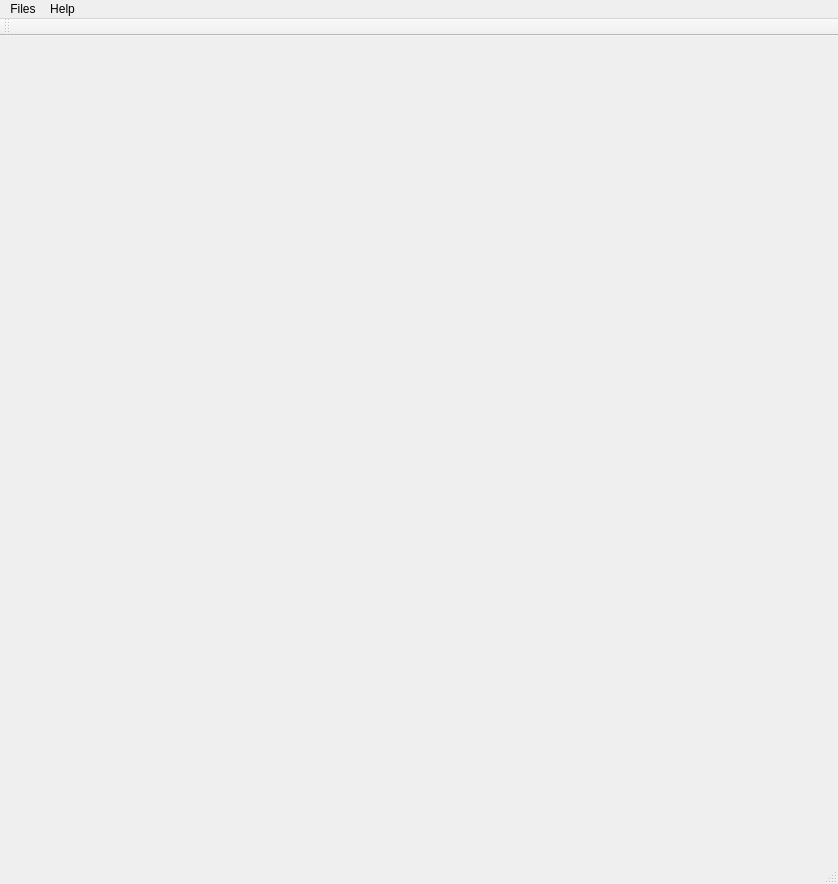
<?xml version="1.0" encoding="UTF-8"?>
<ui version="4.0">
 <class>MainWindow</class>
 <widget class="QMainWindow" name="MainWindow">
  <property name="geometry">
   <rect>
    <x>0</x>
    <y>0</y>
    <width>838</width>
    <height>884</height>
   </rect>
  </property>
  <property name="windowTitle">
   <string>MainWindow</string>
  </property>
  <widget class="QWidget" name="centralWidget">
   <widget class="GLWidget" name="glShowWidget" native="true">
    <property name="geometry">
     <rect>
      <x>20</x>
      <y>20</y>
      <width>800</width>
      <height>800</height>
     </rect>
    </property>
   </widget>
  </widget>
  <widget class="QMenuBar" name="menuBar">
   <property name="geometry">
    <rect>
     <x>0</x>
     <y>0</y>
     <width>838</width>
     <height>22</height>
    </rect>
   </property>
   <widget class="QMenu" name="menuFiles">
    <property name="title">
     <string>Files</string>
    </property>
    <addaction name="actionOpen"/>
   </widget>
   <widget class="QMenu" name="menuAbout">
    <property name="title">
     <string>Help</string>
    </property>
    <addaction name="actionAbout"/>
   </widget>
   <addaction name="menuFiles"/>
   <addaction name="menuAbout"/>
  </widget>
  <widget class="QToolBar" name="mainToolBar">
   <attribute name="toolBarArea">
    <enum>TopToolBarArea</enum>
   </attribute>
   <attribute name="toolBarBreak">
    <bool>false</bool>
   </attribute>
  </widget>
  <widget class="QStatusBar" name="statusBar"/>
  <action name="actionOpen">
   <property name="text">
    <string>Open</string>
   </property>
  </action>
  <action name="actionAbout">
   <property name="text">
    <string>About</string>
   </property>
  </action>
 </widget>
 <layoutdefault spacing="6" margin="11"/>
 <customwidgets>
  <customwidget>
   <class>GLWidget</class>
   <extends>QWidget</extends>
   <header>glwidget.h</header>
   <container>1</container>
  </customwidget>
 </customwidgets>
 <resources/>
 <connections/>
</ui>
